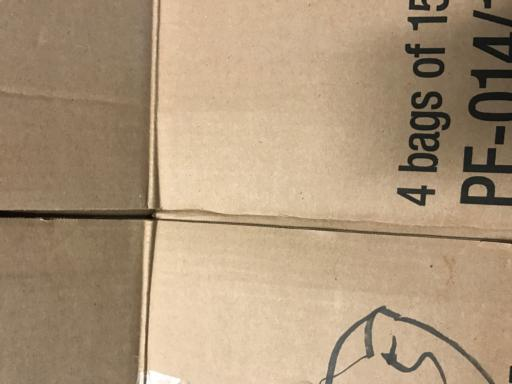
#> input picture data/raw/cardboard/074a90b7-3152-414c-80d8-52764ee8fef8.jpg, 512 x 384 px; its folder holds 3 pictures in this run
$ python preprocess_data.py
#> lines starting #> are read from the running program, lines starting #| are printed output that depends on the picture
### src/data_manager.py
import os
import pathlib as pl
import cv2

class DataManager:

    def load_data(self, data_dir='data/raw'):
#> called with data_dir = 'data/raw'
        data_dir = pl.Path(data_dir)
        categories = [d.name for d in data_dir.iterdir() if d.is_dir()]
        print(f"Found categories: {categories}")
        data = {}
        for category in categories:
            category_path = data_dir / category
            image_files = list(category_path.glob('*.jpg'))
            print(f"Category '{category}' has {len(image_files)} images.")
            data[category] = []
            for img_file in image_files:
                img = cv2.imread(str(img_file))
#> img is the input picture: shape (384, 512, 3); mean B, G, R 122.6, 150.2, 172.9
                if img is None:
                    continue
                else:
                    data[category].append(img)
        return data

    def save_data(self, data):
        save_path = pl.Path('data/processed')
        save_path.mkdir(parents=True, exist_ok=True)
        dict_path = save_path
        for category in data.items():
            category_path = dict_path / category[0]
            category_path.mkdir(parents=True, exist_ok=True)
            for idx, img in enumerate(category[1]):
                img_filename = category_path / f"{idx}.jpg"
                cv2.imwrite(str(img_filename), img)
            print(f"Saved {len(category[1])} images to {category_path}")


### src/augmentation/augmentation.py
import cv2, numpy as np, random

class Augmentor:
    def __init__(self):
        self.techniques = [
            [self.flip, 0.4],
            [self.change_brightness, 0.3],
            [self.rotate, 0.3],
            [self.gaussian_noise, 0.1],
            [self.salt_and_pepper_noise, 0.05]
        ]
        self.height, self.width = 512, 384
        self.center = (self.width // 2, self.height // 2)
    def flip(self, img):
        return cv2.flip(img, 1)

    # [11 lines left out: function change_brightness, not called in this run]
    def rotate(self, img):
        angle = random.uniform(-30, 30)
        if(abs(angle) < 0.1):
            return img

        rotation_matrix = cv2.getRotationMatrix2D(self.center, angle, 1.0)
        rotated_image = cv2.warpAffine(img, rotation_matrix, (self.height, self.width), borderMode=cv2.INTER_LINEAR)
        return rotated_image

    # [23 lines left out: functions gaussian_noise, salt_and_pepper_noise, not called in this run]


    def generateSample(self, img):
        return self.filp(img)

    def augment(self, img):
        image_name = ""
        for technique, prob in self.techniques:
            if random.random() < prob and len(image_name) < 3 and (len(image_name) == 0 or image_name[-1] != 'g'):
                img = technique(img)
                image_name += technique.__name__[0]
        augmented_images = [image_name, img]
        print(f"Applied augmentations: {image_name}")
        return augmented_images

### src/preprocess_data.py
import data_manager
import augmentation.augmentation as augmentation

proccess = data_manager.DataManager()
augment = augmentation.Augmentor()

data = proccess.load_data()
proccessed_data = {}
for category, images in data.items():
    proccessed_data[category] = []
    for img in images:
        aug_img_info = augment.augment(img)
        if aug_img_info[0]:
            proccessed_data[category].append(aug_img_info[1])
            print(f"Augmented image for category '{category}'")
#> this loop made 2 passes
#| Applied augmentations:
#| Applied augmentations: r
#> pass 1, in rotate, `rotated_image = cv2.warpAffine(img, rotation_matrix, (self.height, sel..`:
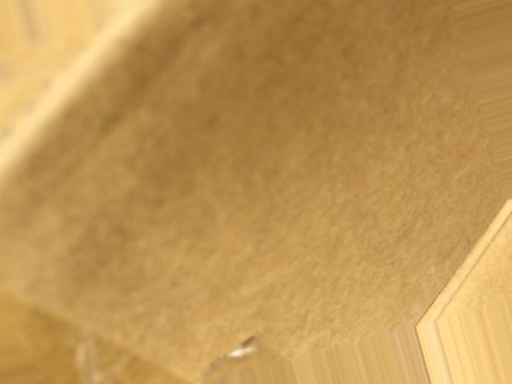
#> rotated_image: shape (384, 512, 3); mean B, G, R 85.1, 150.5, 192.1
#> after the loop, proccessed_data = 2 items
proccess.save_data(proccessed_data)
#> the loop in save_data, `for category in data.items():` made 2 passes
#| Saved 1 images to data/processed/cardboard
#| Saved 0 images to data/processed/glass
